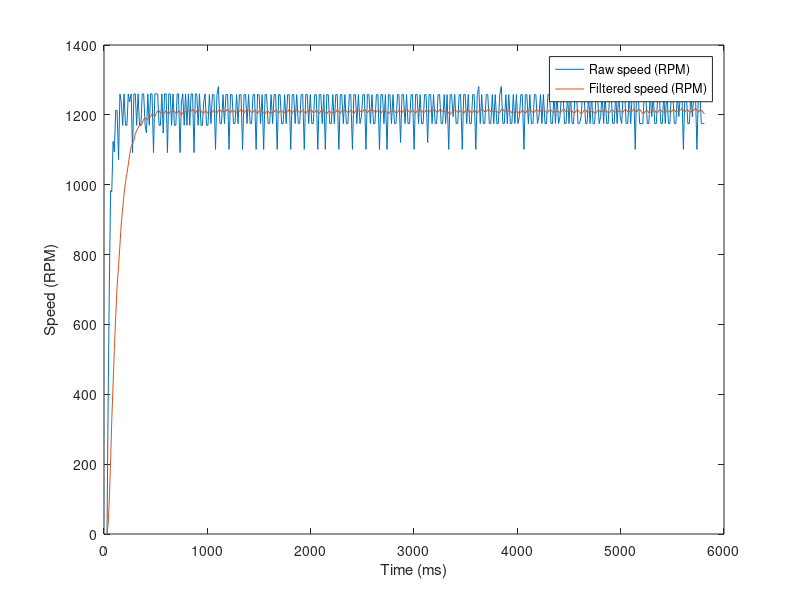

This chart was generated by the following MATLAB code:
A=load('MotorRPM1_255.csv');

RPM=A(:,1);
Time=A(:,2);

plot(Time,RPM)
hold on


%Lowpass filter
v=RPM;
for i=2:length(RPM)
 v(i)=0.854*v(i-1)+0.0728*RPM(i)+0.0728*RPM(i-1);
end

plot(Time,v)
legend("Raw speed (RPM)", "Filtered speed (RPM)");
xlabel("Time (ms)");
ylabel("Speed (RPM)");

Input=255*ones(length(RPM))';